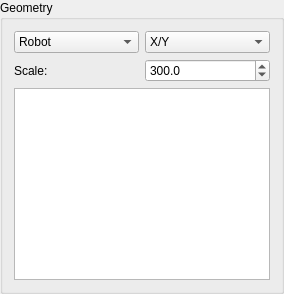
           <widget class="QGroupBox" name="geometryGroup">
            <property name="sizePolicy">
             <sizepolicy hsizetype="Preferred" vsizetype="Preferred">
              <horstretch>0</horstretch>
              <verstretch>0</verstretch>
             </sizepolicy>
            </property>
            <property name="title">
             <string>Geometry</string>
            </property>
            <layout class="QVBoxLayout" name="verticalLayout">
             <item>
              <layout class="QGridLayout" name="gridLayout_6">
               <item row="0" column="0">
                <widget class="QComboBox" name="geometryFrameCombo">
                 <item>
                  <property name="text">
                   <string>Robot</string>
                  </property>
                 </item>
                 <item>
                  <property name="text">
                   <string>World</string>
                  </property>
                 </item>
                 <item>
                  <property name="text">
                   <string>Body</string>
                  </property>
                 </item>
                </widget>
               </item>
               <item row="0" column="1">
                <widget class="QComboBox" name="geometryProjectionCombo">
                 <item>
                  <property name="text">
                   <string>X/Y</string>
                  </property>
                 </item>
                 <item>
                  <property name="text">
                   <string>Y/Z</string>
                  </property>
                 </item>
                 <item>
                  <property name="text">
                   <string>X/Z</string>
                  </property>
                 </item>
                </widget>
               </item>
               <item row="1" column="0">
                <widget class="QLabel" name="label_27">
                 <property name="text">
                  <string>Scale:</string>
                 </property>
                </widget>
               </item>
               <item row="1" column="1">
                <widget class="QDoubleSpinBox" name="geometryScaleSpin">
                 <property name="decimals">
                  <number>1</number>
                 </property>
                 <property name="maximum">
                  <double>1000000.000000000000000</double>
                 </property>
                 <property name="singleStep">
                  <double>50.000000000000000</double>
                 </property>
                 <property name="value">
                  <double>300.000000000000000</double>
                 </property>
                </widget>
               </item>
              </layout>
             </item>
             <item>
              <widget class="QGraphicsView" name="gaitGeometryView">
               <property name="sizePolicy">
                <sizepolicy hsizetype="Expanding" vsizetype="Expanding">
                 <horstretch>0</horstretch>
                 <verstretch>0</verstretch>
                </sizepolicy>
               </property>
               <property name="verticalScrollBarPolicy">
                <enum>Qt::ScrollBarAlwaysOff</enum>
               </property>
               <property name="horizontalScrollBarPolicy">
                <enum>Qt::ScrollBarAlwaysOff</enum>
               </property>
              </widget>
             </item>
            </layout>
           </widget>
